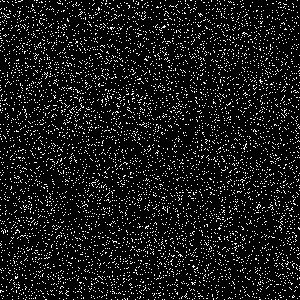
#> input picture data/noisy_image.jpg, 300 x 300 px, found by its file name
$ python blurring.py
#> lines starting #> are read from the running program, lines starting #| are printed output that depends on the picture
import os
import cv2

image = cv2.imread(os.path.join('.' ,'data' ,'noisy_image.jpg'))
#> image is the input picture: shape (300, 300, 3); min 0, max 255, mean 24.9
print(image.shape)
#| (300, 300, 3)
#resized_image = cv2.resize(image,(368,552))
#print(resized_image.shape)
image_average = cv2.blur(image,(5,5))
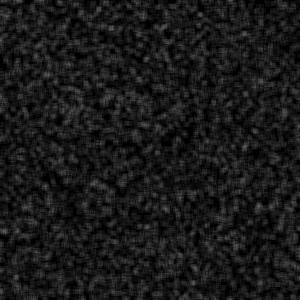
#> image_average: shape (300, 300, 3); min 0, max 102, mean 24.9
image_gaussian = cv2.GaussianBlur(image,(5,5),0)
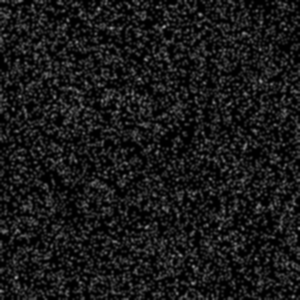
#> image_gaussian: shape (300, 300, 3); min 0, max 155, mean 25
image_median = cv2.medianBlur(image,3)
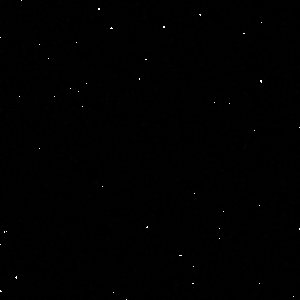
#> image_median: shape (300, 300, 3); min 0, max 255, mean 0.6

cv2.imshow('resized_image',image )
cv2.imshow('image_average ',image_average )
cv2.imshow('image_gaussian',image_gaussian )
cv2.imshow('image_median',image_median )
cv2.waitKey(0)
